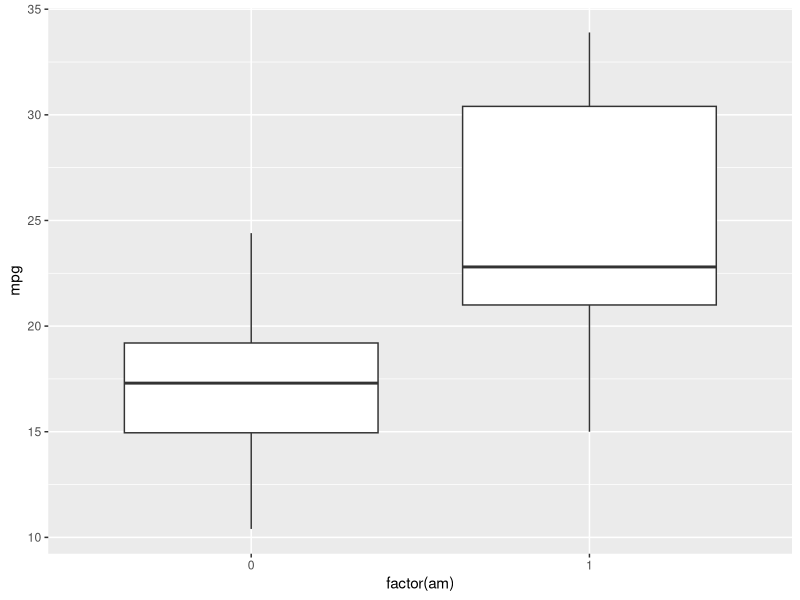
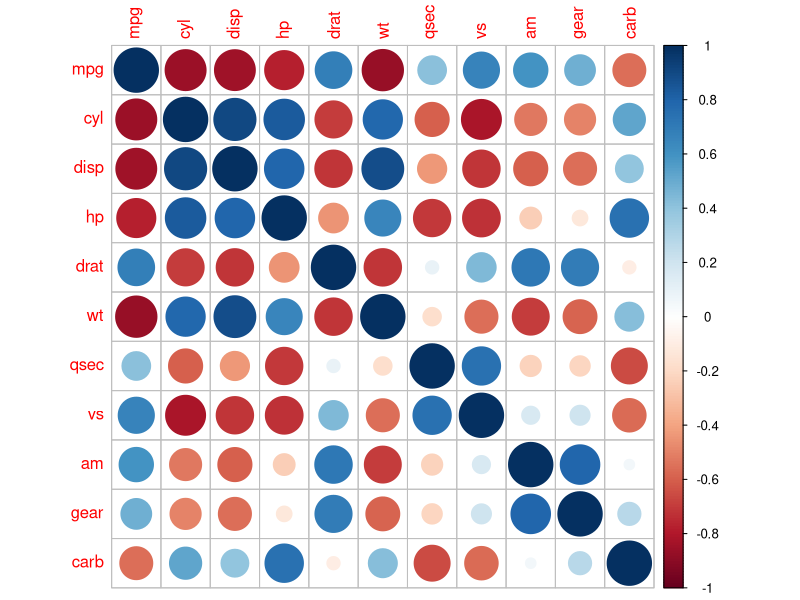
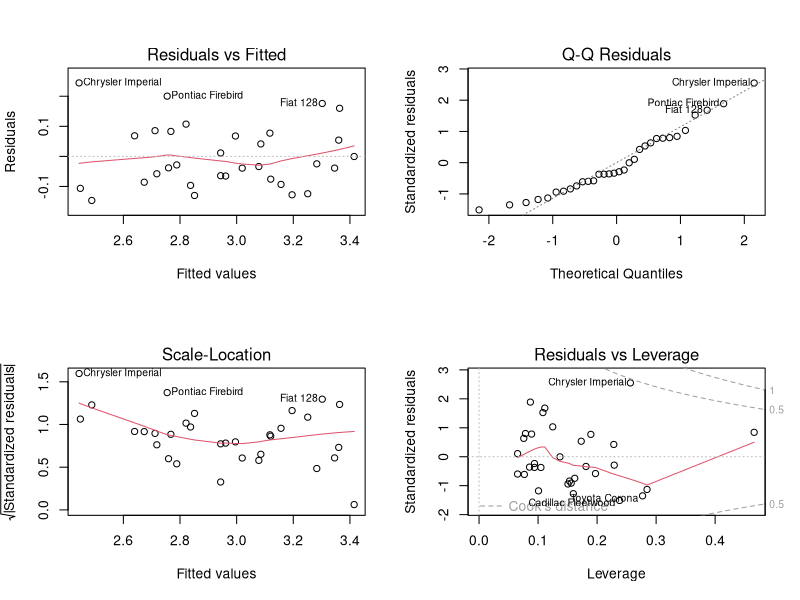

Generate these figures, in order, with R:
## ---- chunk 1
knitr::opts_chunk$set(echo = TRUE)

library(ggplot2)
library(corrplot)
library(car)
## ---- chunk 2
data(mtcars)
dim(mtcars)
sum(is.na(mtcars))
## ---- chunk 3
model <- lm(mpg ~ am, data = mtcars)
summary(model)
## ---- chunk 4
model2 <- lm(log(mpg) ~ am + wt + cyl + hp, data = mtcars)
summary(model2)
vif(model2)
## ---- chunk 5
#Summary Stats
summary(mtcars)

#Box Plot
ggplot(mtcars, aes(x = factor(am), y = mpg)) + geom_boxplot()

#Correlations
corrplot(cor(mtcars))

#Model 2 Plots
par(mfrow = c(2,2))
plot(model2)
